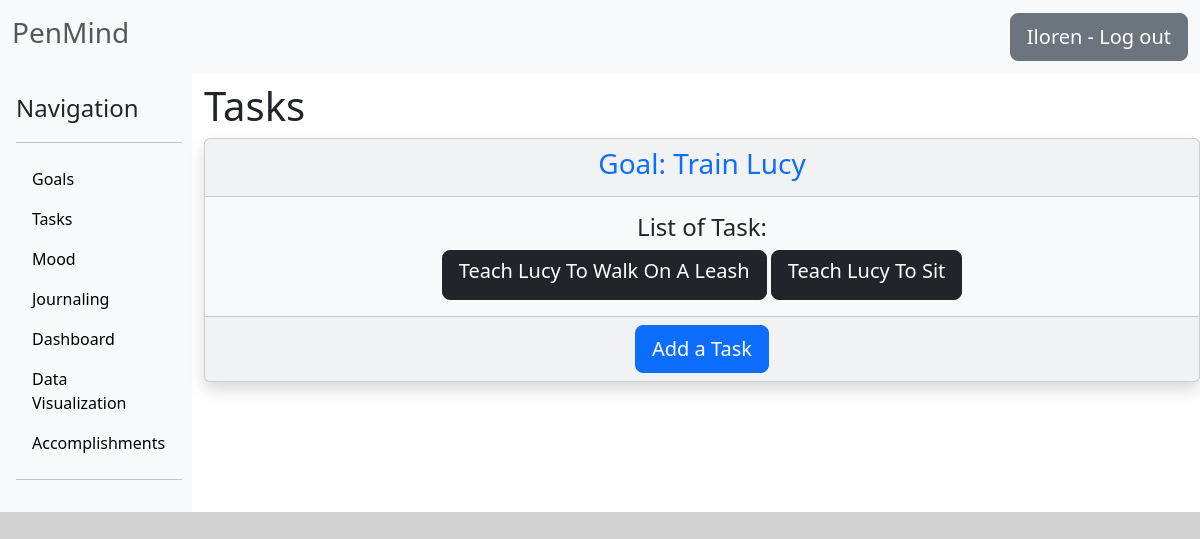
/todos/ (signed in), run on an earlier commit of the app's database.
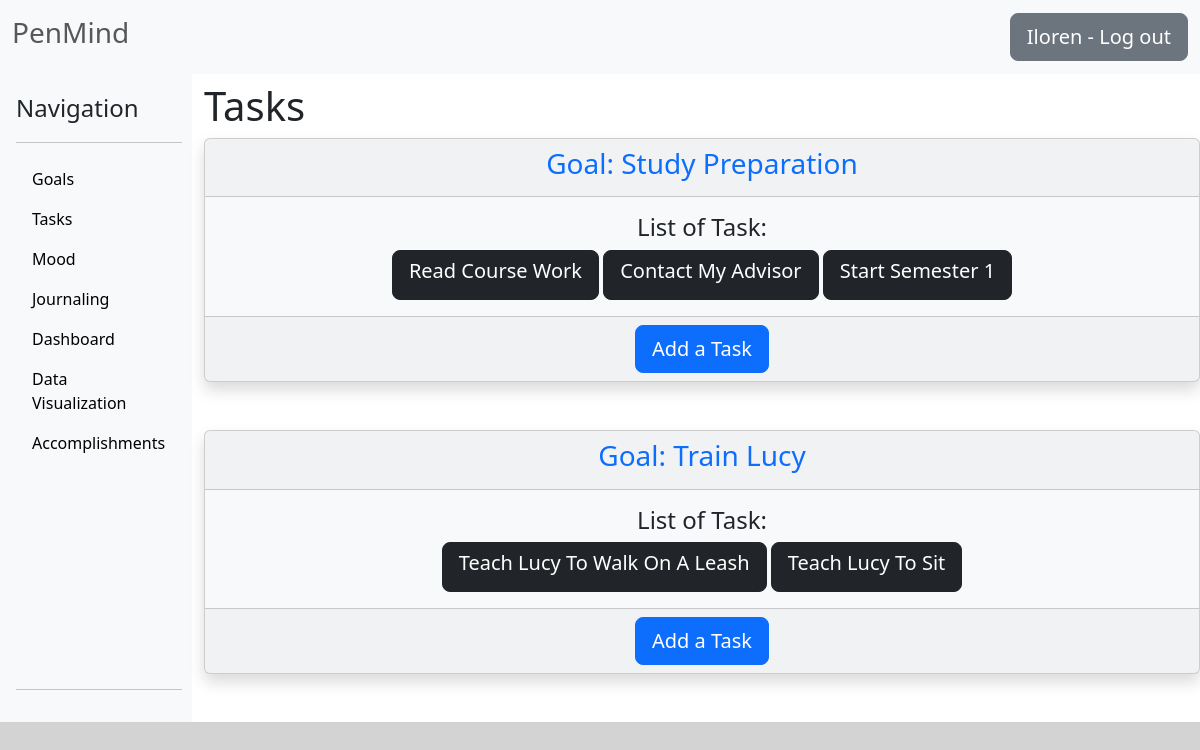
And on a later commit of the database.
### Endeavors/models.py (models this page shows)
class Endeavor(models.Model):
    author = models.ForeignKey(User, on_delete=models.CASCADE)
    title = models.CharField(max_length=100, null=True)
    start_date = models.DateField(null=True)
    def __str__(self):
        return self.title
    class Meta:
        ordering = ["-id"]

### To_Do/models.py (models this page shows, shortened)
class Task(models.Model):
    goal = models.ForeignKey(Endeavor, on_delete=models.CASCADE, null=True, related_name="todo_tasks")
    title = models.CharField(max_length=200, null=True, unique=True)
    description = models.TextField(null=True, blank=True)
    starting_time = models.DateTimeField()
    completed = models.BooleanField(default=False, null=True, blank=True)

### To_Do/views.py (the view)
# urls.py: path('todos/', TaskListView.as_view(), name='todos'),
class TaskListView(ListView):
    model = Task
    template_name = "To_Do/to_do.html"
    ordering = ["-id"]
    def get_context_data(self, **kwargs):
        context = super().get_context_data(**kwargs)
        context["programs"] = Endeavor.objects.filter(author=self.request.user)
        context["tasks"] = Task.objects.filter(goal__author=self.request.user)
        return context

### To_Do/templates/To_Do/to_do.html (shortened to what this page needs)
{% extends "Journaling/base.html" %}
{% block content %}
<h1 class="text ml-4 mt-2 text-dark">Tasks</h1>
{% if programs %}
    {% for program in programs %}
        <div class="card text-center mb-5 shadow bg-light">
            <div class="card-header text-primary">
                <h3 class="text-center">Goal: {{ program|title }}</h3>
            </div>
            <div class="card-body">
                {% if tasks %}
                <h4 class="card-title">List of Task:</h4>
                    {% for task in tasks %}
                        {% if program == task.goal %}
                            <a class="btn btn-dark btn-lg" href="{% url 'detail_todo' task.pk %}">
                                <h5 class="card-title">{{ task.title|title }}</h5>
                            </a>
                        {% endif %}
                    {% endfor %}
                {% else %}
                    <h4 class="card-title">No Task Yet!</h4>
                {% endif %}
            </div>
            <div class="card-footer">
                <a href="{% url 'create_todo' program=program %}" class="btn btn-primary btn-lg">Add a Task</a>
            </div>
        </div>
    {% endfor %}
{% endif %}
{% endblock content %}

What changed in the data, as far as the page shows it:
added Endeavor: title "Study Preparation"
added Task: title "Read Course Work", shown under "Study Preparation"
added Task: title "Contact My Advisor", shown under "Study Preparation"
added Task: title "Start Semester 1", shown under "Study Preparation"
